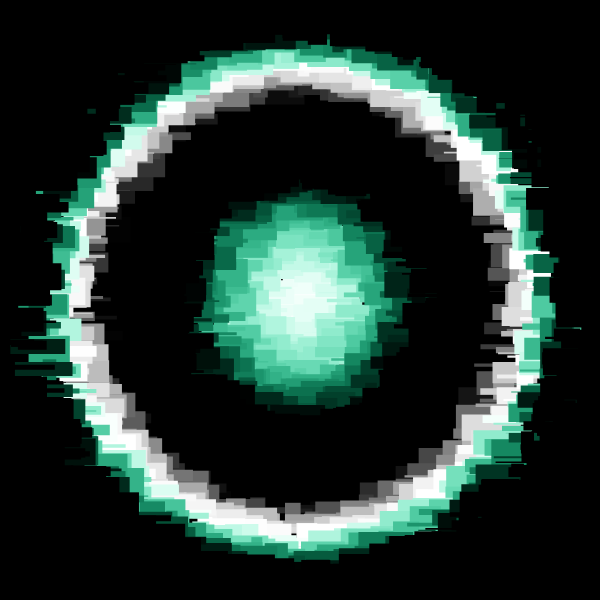
Frame 1 (no input)
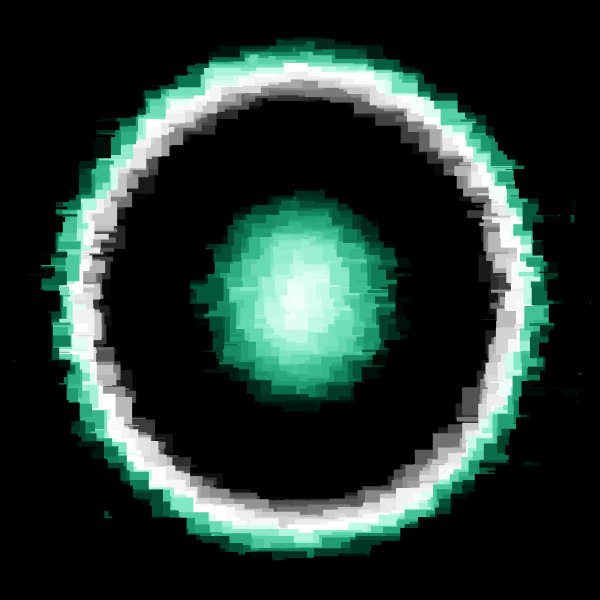
Frame 60 (no input)
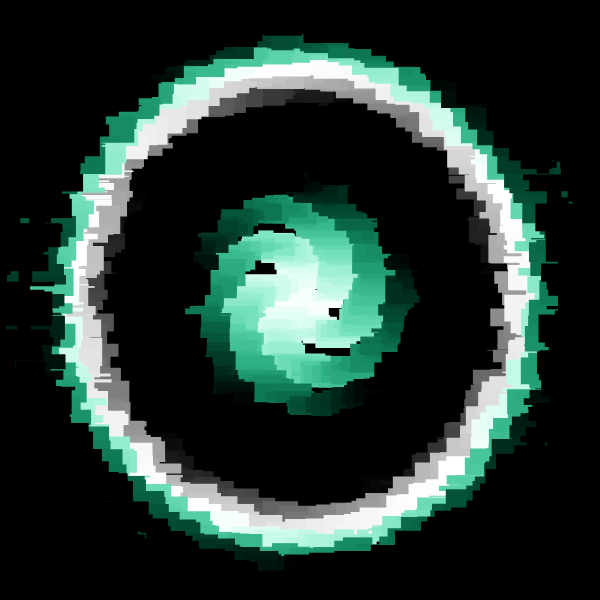
Frame 120 (the mouse pressed at the canvas centre since frame 60)

The p5.js sketch that drew these frames (run headless with seeded random() and noise() and a simulated clock; from frame 60 on, the mouse is pressed at the canvas centre):

// p5.js sketch
// ── sketch.js
var c = 4;
var iterNum = 5000;
var stepMul = 4;

function setup() {
    createCanvas(600, 600);
    angleMode(DEGREES);
    colorMode(HSB);
    rectMode(CENTER);
}

function draw() {

    // frameRate(random(1, 20));    
    frameRate();    
    background(0);

    push();
    translate(width/2, height/2);
    beginShape();

    // stroke(25 + 100 * noise(frameCount/20), 70, 100);
    // strokeWeight(0.1);
    // noFill();
    noStroke();

    var step = noise(frameCount/10);
    for (var n = 0; n < iterNum; n+=(step*stepMul)) {

        var a = n * 137.5; // theta
        var r = c * sqrt(n); // 반지름 radius

        var x = r * cos(a);
        var y = r * sin(a);
        // vertex(x, y);
        // fill(160, 100, 100);
        fill(160, 100 * sin(n/10), cos(n/10)*100); // S, B를 조절하여 입체감을 줄 수 있다.
        rect(x, y, 10 + random(50), random(29));

    }
    endShape();
    pop();
}
